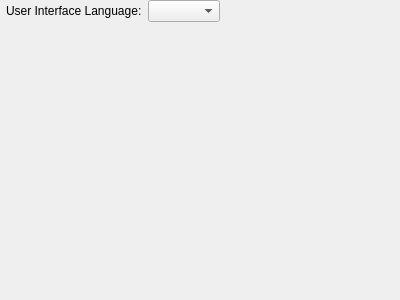
<?xml version="1.0" encoding="UTF-8"?>
<ui version="4.0">
 <class>LanguageWidget</class>
 <widget class="QWidget" name="LanguageWidget">
  <property name="geometry">
   <rect>
    <x>0</x>
    <y>0</y>
    <width>400</width>
    <height>300</height>
   </rect>
  </property>
  <property name="windowTitle">
   <string>Language</string>
  </property>
  <layout class="QVBoxLayout" name="verticalLayout">
   <property name="leftMargin">
    <number>6</number>
   </property>
   <property name="topMargin">
    <number>0</number>
   </property>
   <property name="rightMargin">
    <number>0</number>
   </property>
   <property name="bottomMargin">
    <number>0</number>
   </property>
   <item>
    <layout class="QHBoxLayout" name="horizontalLayout" stretch="0,0">
     <item>
      <layout class="QGridLayout" name="gridLayout">
       <item row="0" column="0">
        <widget class="QLabel" name="label_ui">
         <property name="toolTip">
          <string>You must restart PageEdit after changing the User Interface language.

If a translation for specific word or phrase is not available it will be displayed in English.</string>
         </property>
         <property name="text">
          <string>User Interface Language:</string>
         </property>
        </widget>
       </item>
       <item row="0" column="1">
        <widget class="QComboBox" name="cbUILanguage"/>
       </item>
      </layout>
     </item>
     <item>
      <spacer name="horizontalSpacer">
       <property name="orientation">
        <enum>Qt::Horizontal</enum>
       </property>
       <property name="sizeHint" stdset="0">
        <size>
         <width>40</width>
         <height>20</height>
        </size>
       </property>
      </spacer>
     </item>
    </layout>
   </item>
   <item>
    <spacer name="verticalSpacer">
     <property name="orientation">
      <enum>Qt::Vertical</enum>
     </property>
     <property name="sizeHint" stdset="0">
      <size>
       <width>20</width>
       <height>100</height>
      </size>
     </property>
    </spacer>
   </item>
  </layout>
 </widget>
 <resources/>
 <connections/>
</ui>
